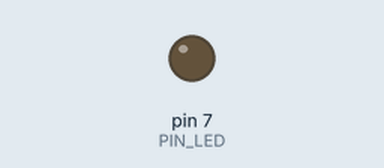
This sketch was run on a simulated Arduino Uno, built with avr-gcc and run on an emulated ATmega328P. Parts: output pins drawn as LEDs (lit = HIGH). Dashed ring = blinking. At 2.0 s the program stops and its outputs stay as they are.

Above: at 0.5 s.
At 1.85 s:
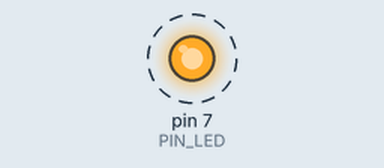
Timing chart, 0 to 3.0 s (numbered marks = the images above):
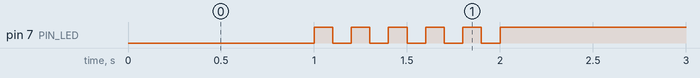

The sketch:

05_practice_2.ino
```cpp
#define PIN_LED 7
unsigned int count, toggle;

void setup() {
  pinMode(PIN_LED, OUTPUT);
  Serial.begin(115200); // Initialize serial port
}
void loop() {
  digitalWrite(PIN_LED, 0);
  delay(1000);
  for (int i = 0; i < 10; i++) {
    int toggle = 1 - (i % 2);
    digitalWrite(PIN_LED, toggle);
    delay(100);
  }
  while(1){digitalWrite(PIN_LED, 1);} // infinite loop
}
```

Measured:
- by itself, pin 7 (PIN_LED): alternates HIGH for 0.10 s and LOW for 0.10 s, 11 changes in all, then stays HIGH
